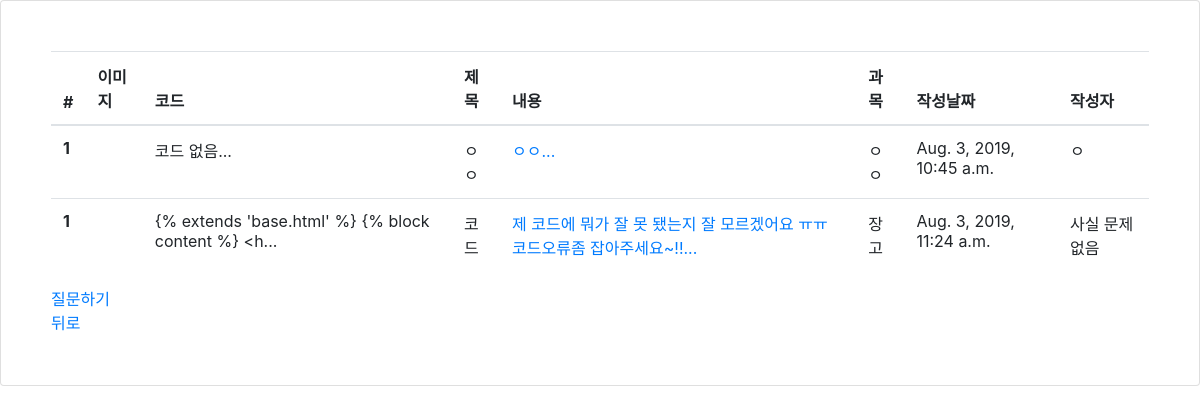
The app's page /ask with its own data.
### cbookapp/models.py (models this page shows, shortened)
class CodeAsk(models.Model):
    title = models.CharField(max_length=200)
    image = models.ImageField(upload_to = 'askimage/', blank = True, null = True)
    body = models.TextField()
    codes = models.TextField(default='코드 없음')
    pub_date = models.DateTimeField(default=datetime.now,blank=True)
    subject = models.CharField(max_length=50)
    writer = models.CharField(max_length=50)
    def sum(self):
        return self.body[:100]
    def codesum(self):
        return self.codes[:50]

### cbookapp/views.py (the view)
# urls.py: path('ask', cbookapp.views.ask, name="ask"),
def ask(request):
    askcodes = CodeAsk.objects.all()
    if request.method == 'POST':
            search = request.POST.get('searchAsk')
            askcodes = askcodes.filter(title__contains=search)
    return render(request,'ask.html', {'askcodes':askcodes})

### cbookapp/templates/ask.html
{% extends 'base.html' %}
{% block content %}
<head>
</head>
<table class="table table-hover">
        <thead>
            <tr>
                <th scope="col">#</th>
                <th scope="col">이미지</th>
                <th scope="col">코드</th>
                <th scope="col">제목</th>
                <th scope="col">내용</th>
                <th scope="col">과목</th>
                <th scope="col">작성날짜</th>
                <th scope="col">작성자</th>
            </tr>
        </thead>
        <tbody>
            {% for a in askcodes %}
            <tr>
                <th scope="row">1</th>
                <td>{% if a.image %}<img width=10 height=10 src={{a.image.url}}>{% endif %}</td>
                <td>{{a.codesum}}...</td>
                <td>{{a.title}}</td>
                <td><a href="{% url 'askdetail' a.id %}">{{a.sum}}...</a></td>
                <td>{{a.subject}}</td>
                <td>{{a.pub_date}}</td>
                <td>{{a.writer}}</td>
            </tr>
            {% endfor %}
        </tbody>
    </table>
<a href="{% url 'asknew' %}">질문하기</a><br>
<a href="{% url 'index' %}">뒤로</a>
{% endblock %}

### records on screen
CodeAsk: codesum "코드 없음", title "ㅇㅇ", sum "ㅇㅇ", subject "ㅇㅇ", pub_date "Aug. 3, 2019, 10:45 a.m.", writer "ㅇ"
CodeAsk: codesum "{% extends 'base.html' %} {% block content %} <h", title "코드", sum "제 코드에 뭐가 잘 못 됐는지 잘 모르겠어요 ㅠㅠ 코드오류좀 잡아주세요~!!", subject "장고", pub_date "Aug. 3, 2019, 11:24 a.m.", writer "사실 문제 없음"
